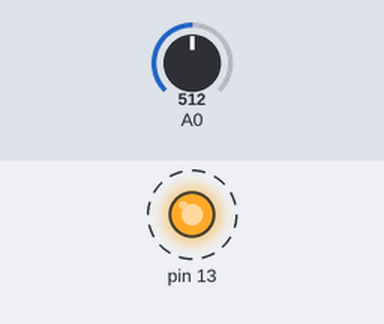
The sketch below on a simulated Arduino Uno, built with avr-gcc and run on an emulated ATmega328P. Shown: output pins drawn as LEDs (lit = HIGH). Dashed ring = blinking. The inputs (shaded band) are chosen by the test bench; at power-on: A0 = 512. What the sketch prints to the serial monitor is not drawn.

Above: at 0.2 s.
Timing chart, 0 to 3.0 s (numbered marks = the images above):
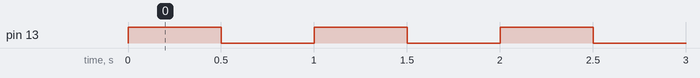

Measured:
- by itself, pin 13: alternates HIGH for 0.50 s and LOW for 0.50 s

The sketch:

Experiment.ino
```cpp
void setup() {
 pinMode(A0,INPUT);
 pinMode(13,OUTPUT);
  Serial.begin(9600);

}


void loop() {
int value = 0;

digitalWrite(13,HIGH);
delay(500);
digitalWrite(13,LOW);
delay(500);
value = analogRead(A0);
Serial.print("\n");
Serial.print(value);
}
```
